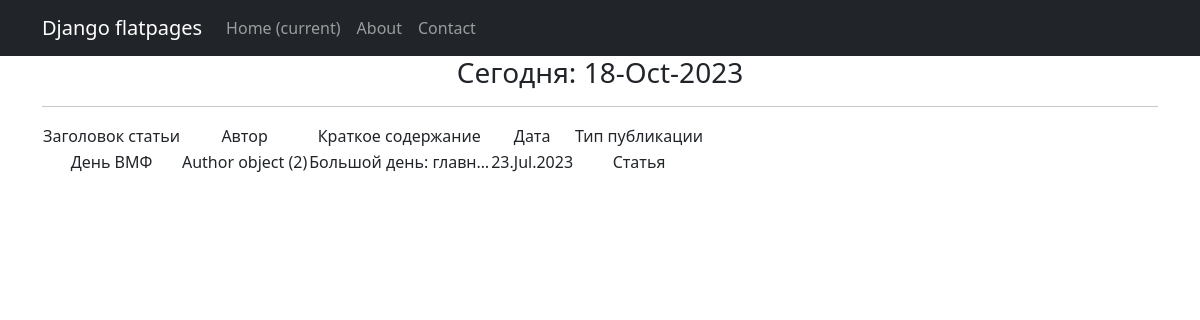
Screenshot of /news/2/ with the database file from the repository.
### news/models.py (models this page shows, shortened)
class Post(models.Model):
    author = models.ForeignKey(Author, on_delete=models.CASCADE)
    NEWS= 'NW'
    ARTICLE= 'AR'
    CATEGORY_CHOICES = (
        (NEWS, 'Новость'),
        (ARTICLE, 'Статья'),
    )
    categoryType = models.CharField(max_length= 2, choices=CATEGORY_CHOICES, default=NEWS)
    dateCreation = models.DateTimeField(auto_now_add=True)
    postCategory = models.ManyToManyField(Category, through='PostCategory')
    title = models.CharField(max_length=128)
    text =  models.TextField()
    rating = models.SmallIntegerField(default=0)

class Author(models.Model):
    authorUser = models.OneToOneField(User, on_delete=models.CASCADE)
    ratingAuthor = models.SmallIntegerField(default=0)

### news/views.py (the view)
class PostDetail(DetailView):
    model = Post
    template_name='flatpages/post_detail.html'
    context_object_name= 'post'
    def get_queryset(self):
       queryset = super().get_queryset()
       self.filterset = PostFilter(self.request.GET, queryset)
       return self.filterset.qs
    def get_context_data(self, **kwargs):
        context = super().get_context_data()
        context['filterset'] = self.filterset
        context['time_now'] = datetime.utcnow()
        return context

### templates/flatpages/post_detail.html (shortened to what this page needs)
{% extends 'flatpages/default.html' %}
{% block content %}
<h3>Сегодня: {{ time_now|date:'d-M-Y' }}</h3>
<hr>
<table>
    <tr>
    <td>Заголовок статьи</td>
    <td>Автор</td>
    <td>Краткое содержание</td>
    <td>Дата</td>
    <td>Тип публикации</td>
    </tr>
    <tr>
    <td>{{post.title| truncatechars:30}} </td>
    <td>{{post.author}} </td>
    <td>{{post.text| truncatechars:20}}</td>
    <td>{{post.dateCreation | date:'d.M.Y'}} </td>
    <td>{{post.get_categoryType_display }} </td>
    </tr>
</table>
{% endblock content %}

### rows the page displays
Post: title "День ВМФ", author "Author object (2)", text "Большой день: главн…", dateCreation "23.Jul.2023", categoryType "Статья"

### other values shown
{{ time_now|date:'d-M-Y' }} "18-Oct-2023"
